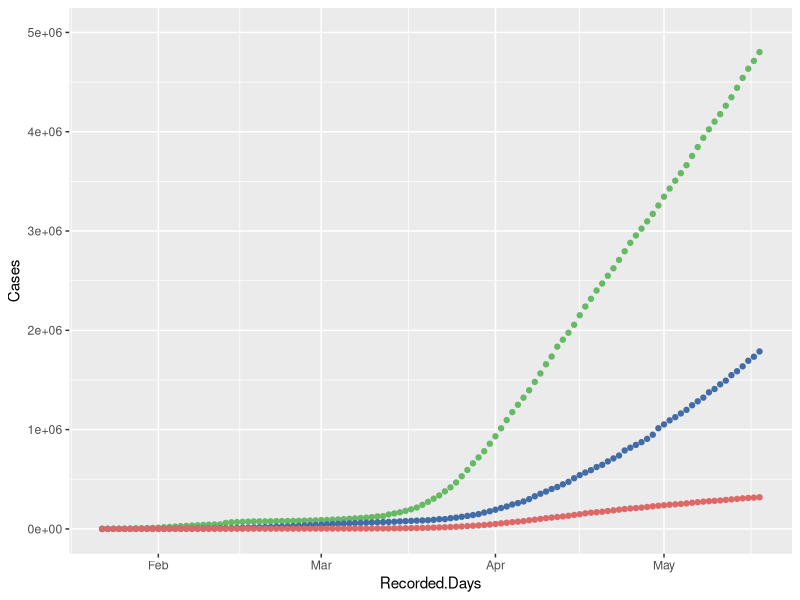

The R script that drew this image:
## ---- chunk 1
library(dplyr)
library(tidyverse)
library(stringr)
## ---- chunk 2

g_confirmed <- read.csv(file="../data/time_series_covid19_confirmed_global.csv", stringsAsFactors = FALSE)

g_recoveries <- read.csv(file="../data/time_series_covid19_recovered_global.csv", stringsAsFactors = FALSE)

g_deaths <- read.csv(file="../data/time_series_covid19_deaths_global.csv", stringsAsFactors = FALSE)

get_total <- function(data_set) {

  data_set %>% # Opening the data set
    
    select(Country.Region, X1.22.20:last_col()) %>%  # Select country name and all date cols
  
    group_by(Country.Region) %>%  # Group by country name
  
    summarise_all(sum) %>%  # Total the countries data
    
    select(X1.22.20:last_col()) %>% # Select all date cols
    
    summarise_all(sum) %>% # Total the global data for each date
    
    gather(key=Recorded.Days, value=Cases, X1.22.20:last_col()) %>% # Reshape the data
    
    mutate(Recorded.Days=as.Date(Recorded.Days, format= "X%m.%d.%y")) # Converting to date objects

}

total_confirmed <- get_total(g_confirmed)

total_recoveries <- get_total(g_recoveries)

total_deaths <- get_total(g_deaths)

ggplot() + # Make the plot
  
  geom_point(total_confirmed, mapping =  aes(y=Cases, x=Recorded.Days), color="#66B965") +
  
  geom_point(total_recoveries, mapping = aes(y=Cases, x=Recorded.Days), color="#416CA7") +
  
  geom_point(total_deaths, mapping = aes(y=Cases, x=Recorded.Days), color="#DD6868") +
  
  scale_y_continuous(name="Cases", limits=c(0, 5000000)) # y axis
